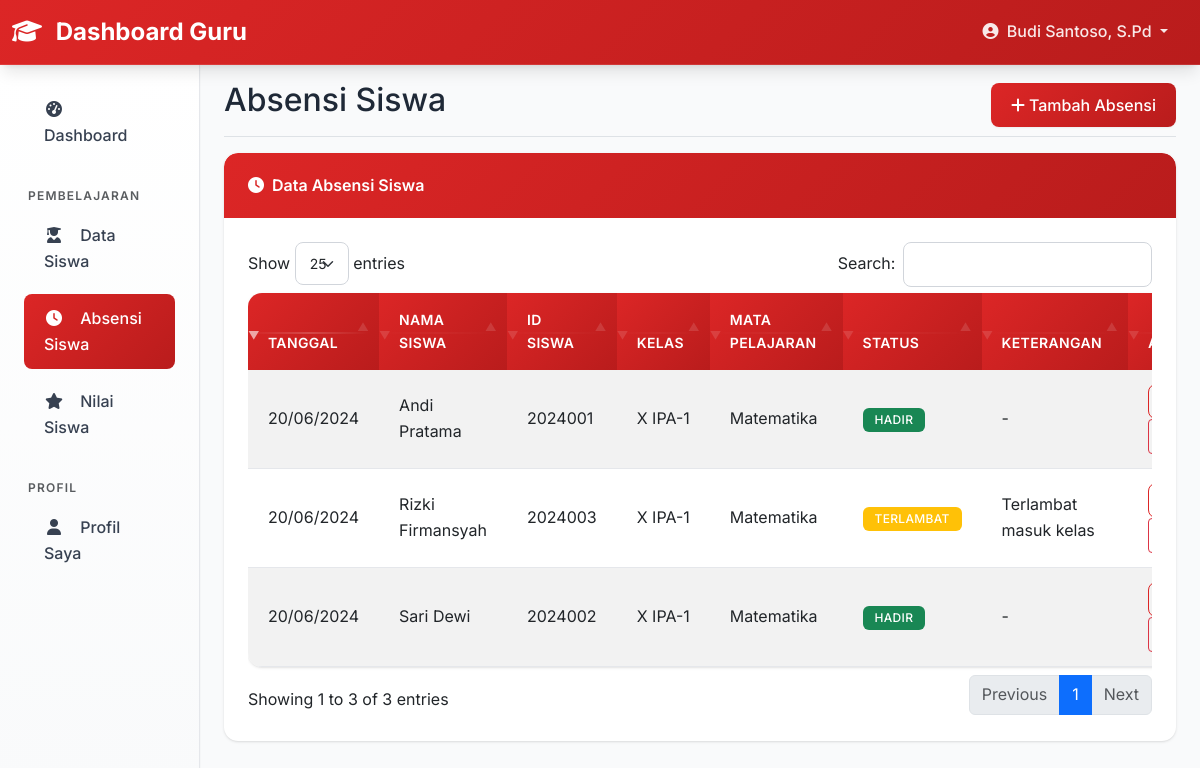
Screenshot of /teacher/attendance.php (signed in) with the database file from the repository.
### tables this page shows
CREATE TABLE IF NOT EXISTS attendances_student (
    id INT AUTO_INCREMENT PRIMARY KEY,
    student_id INT,
    subject_id INT,
    attendance_date DATE NOT NULL,
    status ENUM('present', 'absent', 'late', 'sick_leave', 'permission') NOT NULL,
    notes TEXT,
    recorded_by INT,
    created_at TIMESTAMP DEFAULT CURRENT_TIMESTAMP,
    FOREIGN KEY (student_id) REFERENCES students(id) ON DELETE CASCADE,
    FOREIGN KEY (subject_id) REFERENCES subjects(id) ON DELETE CASCADE,
    FOREIGN KEY (recorded_by) REFERENCES users(id)
);

CREATE TABLE IF NOT EXISTS students (
    id INT AUTO_INCREMENT PRIMARY KEY,
    student_id VARCHAR(20) UNIQUE NOT NULL,
    full_name VARCHAR(100) NOT NULL,
    class_id INT,
    birth_date DATE,
    gender ENUM('male', 'female'),
    phone VARCHAR(20),
    address TEXT,
    parent_name VARCHAR(100),
    parent_phone VARCHAR(20),
    enrollment_date DATE DEFAULT (CURRENT_DATE),
    status ENUM('active', 'inactive', 'graduated') DEFAULT 'active',
    created_at TIMESTAMP DEFAULT CURRENT_TIMESTAMP,
    FOREIGN KEY (class_id) REFERENCES classes(id) ON DELETE SET NULL
);

CREATE TABLE IF NOT EXISTS classes (
    id INT AUTO_INCREMENT PRIMARY KEY,
    class_name VARCHAR(50) NOT NULL,
    class_level VARCHAR(20) NOT NULL,
    teacher_id INT,
    academic_year VARCHAR(10) NOT NULL,
    capacity INT DEFAULT 30,
    created_at TIMESTAMP DEFAULT CURRENT_TIMESTAMP,
    FOREIGN KEY (teacher_id) REFERENCES teachers(id) ON DELETE SET NULL
);

CREATE TABLE IF NOT EXISTS subjects (
    id INT AUTO_INCREMENT PRIMARY KEY,
    subject_code VARCHAR(20) UNIQUE NOT NULL,
    subject_name VARCHAR(100) NOT NULL,
    teacher_id INT,
    class_id INT,
    credit_hours INT DEFAULT 1,
    created_at TIMESTAMP DEFAULT CURRENT_TIMESTAMP,
    FOREIGN KEY (teacher_id) REFERENCES teachers(id) ON DELETE SET NULL,
    FOREIGN KEY (class_id) REFERENCES classes(id) ON DELETE CASCADE
);

### teacher/attendance.php (the view, shortened to what this page needs)
<?php
require_once '../config/database.php';
$action = $_GET['action'] ?? 'list';
try {
    $stmt = $pdo->prepare("SELECT * FROM teachers WHERE user_id = ?");
    $stmt->execute([$_SESSION['user_id']]);
    $teacher = $stmt->fetch();
} catch(PDOException $e) {
    $error = 'Terjadi kesalahan sistem';
    $teacher = null;
}
if ($action === 'list') {
    try {
        $stmt = $pdo->prepare("
            SELECT asa.*, s.full_name as student_name, s.student_id as student_number,
                   subj.subject_name, c.class_name, c.class_level
            FROM attendances_student asa
            JOIN students s ON asa.student_id = s.id
            JOIN subjects subj ON asa.subject_id = subj.id
            LEFT JOIN classes c ON s.class_id = c.id
            WHERE (subj.teacher_id = ? OR c.teacher_id = ?)
            ORDER BY asa.attendance_date DESC, s.full_name
        ");
        $stmt->execute([$teacher['id'], $teacher['id']]);
        $attendances = $stmt->fetchAll();
    } catch(PDOException $e) {
        $attendances = [];
        $error = 'Gagal mengambil data absensi';
    }
}
include 'includes/header.php';
?>
<div class="container-fluid">
    <div class="row">
        <?php include 'includes/sidebar.php'; ?>
        <main class="col-md-9 ms-sm-auto col-lg-10 px-md-4">
            <div class="d-flex justify-content-between flex-wrap flex-md-nowrap align-items-center pt-3 pb-2 mb-3 border-bottom">
                <h1 class="h2">
                    <?php if ($action === 'add'): ?>
                        Tambah Absensi Siswa
                    <?php elseif ($action === 'edit'): ?>
                        Edit Absensi Siswa
                    <?php else: ?>
                        Absensi Siswa
                    <?php endif; ?>
                </h1>
                <?php if ($action === 'list'): ?>
                <div class="btn-toolbar mb-2 mb-md-0">
                    <a href="?action=add" class="btn btn-primary">
                        <i class="fas fa-plus me-1"></i>Tambah Absensi
                    </a>
                </div>
                <?php endif; ?>
            </div>
            <?php if ($action === 'list'): ?>
                <div class="card">
                    <div class="card-header">
                        <i class="fas fa-clock me-2"></i>Data Absensi Siswa
                    </div>
                    <div class="card-body">
                        <?php if (empty($attendances)): ?>
                            <div class="text-center py-4">
                                <i class="fas fa-clock fa-3x text-muted mb-3"></i>
                                <h5>Belum ada data absensi</h5>
                                <p class="text-muted">Mulai dengan menambahkan absensi siswa</p>
                                <a href="?action=add" class="btn btn-primary">
                                    <i class="fas fa-plus me-1"></i>Tambah Absensi
                                </a>
                            </div>
                        <?php else: ?>
                            <div class="table-responsive">
                                <table class="table table-striped datatable">
                                    <thead>
                                        <tr>
                                            <th>Tanggal</th>
                                            <th>Nama Siswa</th>
                                            <th>ID Siswa</th>
                                            <th>Kelas</th>
                                            <th>Mata Pelajaran</th>
                                            <th>Status</th>
                                            <th>Keterangan</th>
                                            <th>Aksi</th>
                                        </tr>
                                    </thead>
                                    <tbody>
                                        <?php foreach($attendances as $att): ?>
                                        <tr>
                                            <td><?= date('d/m/Y', strtotime($att['attendance_date'])) ?></td>
                                            <td><?= htmlspecialchars($att['student_name']) ?></td>
                                            <td><?= htmlspecialchars($att['student_number']) ?></td>
                                            <td><?= htmlspecialchars($att['class_level'] . ' ' . $att['class_name']) ?></td>
                                            <td><?= htmlspecialchars($att['subject_name']) ?></td>
                                            <td>
                                                <span class="badge bg-<?= $att['status'] == 'present' ? 'success' : ($att['status'] == 'absent' ? 'danger' : ($att['status'] == 'late' ? 'warning' : 'info')) ?>">
                                                    <?php
                                                    $status_map = [
                                                        'present' => 'Hadir',
                                                        'absent' => 'Tidak Hadir',
                                                        'late' => 'Terlambat',
                                                        'sick_leave' => 'Sakit',
                                                        'permission' => 'Izin'
                                                    ];
                                                    echo $status_map[$att['status']] ?? $att['status'];
                                                    ?>
                                                </span>
                                            </td>
                                            <td><?= htmlspecialchars($att['notes'] ?: '-') ?></td>
                                            <td>
                                                <a href="?action=edit&id=<?= $att['id'] ?>" class="btn btn-sm btn-outline-primary">
                                                </a>
                                                <a href="?action=delete&id=<?= $att['id'] ?>" class="btn btn-sm btn-outline-danger btn-delete">
                                                </a>
                                            </td>
                                        </tr>
                                        <?php endforeach; ?>
                                    </tbody>
                                </table>
                            </div>
                        <?php endif; ?>
                    </div>
                </div>
            <?php endif; ?>
        </main>
    </div>
</div>
<?php include 'includes/footer.php'; ?>

### assets/css/style.css (style rules this page uses)
:root { --primary-red: #dc2626; --primary-red-dark: #b91c1c; --primary-red-light: #fef2f2; --primary-red-hover: #ef4444; --white: #ffffff; --gray-50: #f9fafb; --gray-100: #f3f4f6; --gray-200: #e5e7eb; --gray-300: #d1d5db; --gray-400: #9ca3af; --gray-500: #6b7280; --gray-600: #4b5563; --gray-700: #374151; --gray-800: #1f2937; --gray-900: #111827; --shadow-sm: 0 1px 2px 0 rgb(0 0 0 / 0.05); --shadow: 0 1px 3px 0 rgb(0 0 0 / 0.1), 0 1px 2px -1px rgb(0 0 0 / 0.1); --shadow-md: 0 4px 6px -1px rgb(0 0 0 / 0.1), 0 2px 4px -2px rgb(0 0 0 / 0.1); --shadow-lg: 0 10px 15px -3px rgb(0 0 0 / 0.1), 0 4px 6px -4px rgb(0 0 0 / 0.1); --shadow-xl: 0 20px 25px -5px rgb(0 0 0 / 0.1), 0 10px 10px -5px rgb(0 0 0 / 0.04); --gradient-primary: linear-gradient(135deg, var(--primary-red) 0%, var(--primary-red-dark) 100%); --gradient-primary-hover: linear-gradient(135deg, var(--primary-red-hover) 0%, var(--primary-red) 100%); }
body { font-family: 'Inter', -apple-system, BlinkMacSystemFont, 'Segoe UI', Roboto, sans-serif; background-color: var(--gray-50); color: var(--gray-800); line-height: 1.6; }
.card { border: none; border-radius: 0.875rem; box-shadow: var(--shadow); background-color: var(--white); transition: all 0.3s cubic-bezier(0.4, 0, 0.2, 1); position: relative; overflow: hidden; }
.card::before { content: ''; position: absolute; top: 0; left: 0; right: 0; height: 3px; background: var(--gradient-primary); opacity: 0; transition: opacity 0.3s ease; }
.card-header { background: var(--gradient-primary); color: white; border-radius: 0.875rem 0.875rem 0 0 !important; padding: 1.25rem 1.5rem; border-bottom: none; font-weight: 600; position: relative; overflow: hidden; }
.card-header::before { content: ''; position: absolute; top: 0; left: -100%; width: 100%; height: 100%; background: linear-gradient(90deg, transparent, rgba(255,255,255,0.1), transparent); transition: left 0.5s ease; }
.card-body { padding: 1.5rem; }
.btn-primary { background: var(--gradient-primary); border: none; border-radius: 0.5rem; font-weight: 500; padding: 0.625rem 1.25rem; transition: all 0.3s cubic-bezier(0.4, 0, 0.2, 1); box-shadow: var(--shadow-sm); position: relative; overflow: hidden; }
.btn-primary::before { content: ''; position: absolute; top: 0; left: -100%; width: 100%; height: 100%; background: linear-gradient(90deg, transparent, rgba(255,255,255,0.2), transparent); transition: left 0.5s ease; }
.btn-outline-primary { color: var(--primary-red); border-color: var(--primary-red); border-radius: 0.5rem; font-weight: 500; transition: all 0.3s ease; }
.btn-sm { padding: 0.375rem 0.75rem; font-size: 0.875rem; }
.table { background-color: var(--white); border-radius: 0.875rem; overflow: hidden; box-shadow: var(--shadow); }
.table thead th { background: var(--gradient-primary); color: white; border: none; font-weight: 600; padding: 1rem 1.25rem; font-size: 0.875rem; text-transform: uppercase; letter-spacing: 0.025em; position: relative; }
.table thead th::after { content: ''; position: absolute; bottom: 0; left: 0; right: 0; height: 2px; background: linear-gradient(90deg, transparent, rgba(255,255,255,0.3), transparent); }
.table tbody td { padding: 0.875rem 1.25rem; border-bottom: 1px solid var(--gray-200); vertical-align: middle; transition: all 0.3s ease; }
.table tbody tr { transition: all 0.3s ease; }
.badge { font-weight: 500; padding: 0.375rem 0.75rem; border-radius: 0.375rem; text-transform: uppercase; letter-spacing: 0.025em; font-size: 0.75rem; }

### rows the page displays
attendances_student: attendance_date "20/06/2024", student.full_name "Andi Pratama", student.student_id "2024001", classes.class_level+class_name "X IPA-1", subject.subject_name "Matematika", status "HADIR", notes "-"
attendances_student: attendance_date "20/06/2024", student.full_name "Rizki Firmansyah", student.student_id "2024003", classes.class_level+class_name "X IPA-1", subject.subject_name "Matematika", status "TERLAMBAT", notes "Terlambat masuk kelas"
attendances_student: attendance_date "20/06/2024", student.full_name "Sari Dewi", student.student_id "2024002", classes.class_level+class_name "X IPA-1", subject.subject_name "Matematika", status "HADIR", notes "-"

### other values shown
$_SESSION['full_name'] "Budi Santoso, S.Pd"
